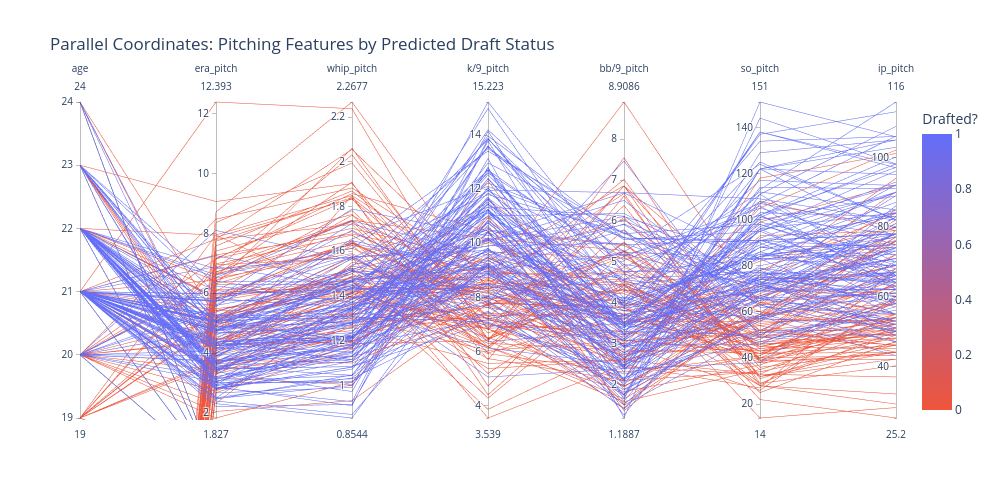

The cell this chart's notebook holds for it:
### Code cell
# Pick the features on the PCP axes
pcp_features = ['age', 'era_pitch', 'whip_pitch', 'k/9_pitch', 'bb/9_pitch', 'so_pitch', 'ip_pitch']

pcp_df = pd.DataFrame(X_test[pcp_features].values, columns=pcp_features)
pcp_df['Drafted?'] = y_pred[:len(pcp_df)]

fig = px.parallel_coordinates(
    pcp_df,
    color='Drafted?',
    dimensions=pcp_features,
    color_continuous_scale=['#EF553B', '#636EFA'],
    title='Parallel Coordinates: Pitching Features by Predicted Draft Status'
)

fig.update_layout(width=1000, height=500)
fig.show()

### Figure 1 — Plotly figure (JSON) as saved in the notebook; plotly's stock layout.template omitted (floating-point values rounded to 4 significant figures; data arrays with more than 128 entries replaced by an {"elided": "..."} marker saying what was removed)
{"data": [{"dimensions": [{"label": "age", "values": {"elided": "576 float values"}}, {"label": "era_pitch", "values": {"elided": "576 float values"}}, {"label": "whip_pitch", "values": {"elided": "576 float values"}}, {"label": "k/9_pitch", "values": {"elided": "576 float values"}}, {"label": "bb/9_pitch", "values": {"elided": "576 float values"}}, {"label": "so_pitch", "values": {"elided": "576 float values"}}, {"label": "ip_pitch", "values": {"elided": "576 float values"}}], "domain": {"x": [0.0, 1.0], "y": [0.0, 1.0]}, "line": {"color": {"elided": "576 int values"}, "coloraxis": "coloraxis"}, "name": "", "type": "parcoords"}], "layout": {"coloraxis": {"colorbar": {"title": {"text": "Drafted?"}}, "colorscale": [[0.0, "#EF553B"], [1.0, "#636EFA"]]}, "height": 500, "legend": {"tracegroupgap": 0}, "title": {"text": "Parallel Coordinates: Pitching Features by Predicted Draft Status"}, "width": 1000}}
